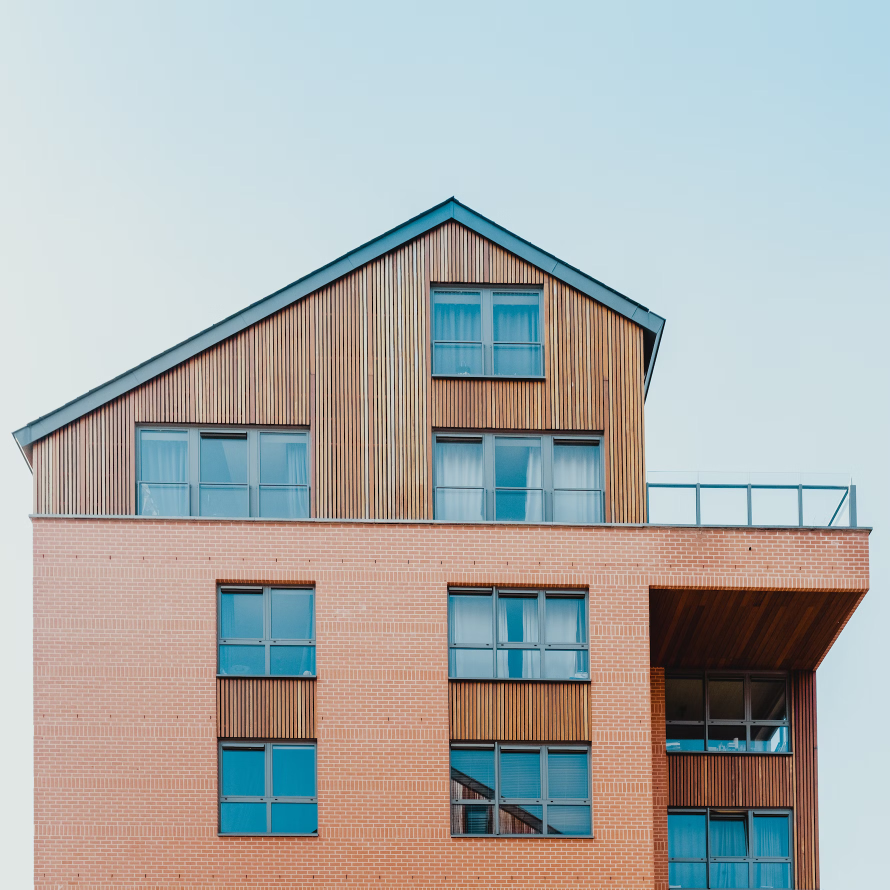
%> input picture b1.jpg, 1780 x 1780 px (shown at 1/2 size)
$ octave segmentation.m   (GNU Octave 9; MATLAB toolbox functions it lacks are replaced by stand-ins)
%> lines starting %> are read from the running program, lines starting %| are printed output that depends on the picture; in (x1, y1, x2, y2) boxes, pixels count from 0 and x2, y2 are one past the last pixel; in counts of white or black regions, pixels touching at a corner belong together; the program's own positions count from 1
clc;clear;

im = imread("b1.jpg");
%> im is the input picture: size 1780x1780x3 uint8; mean R, G, B 171.4, 173.8, 172.6
info = imfinfo('b1.jpg');


%figure
Im=rgb2gray(im);
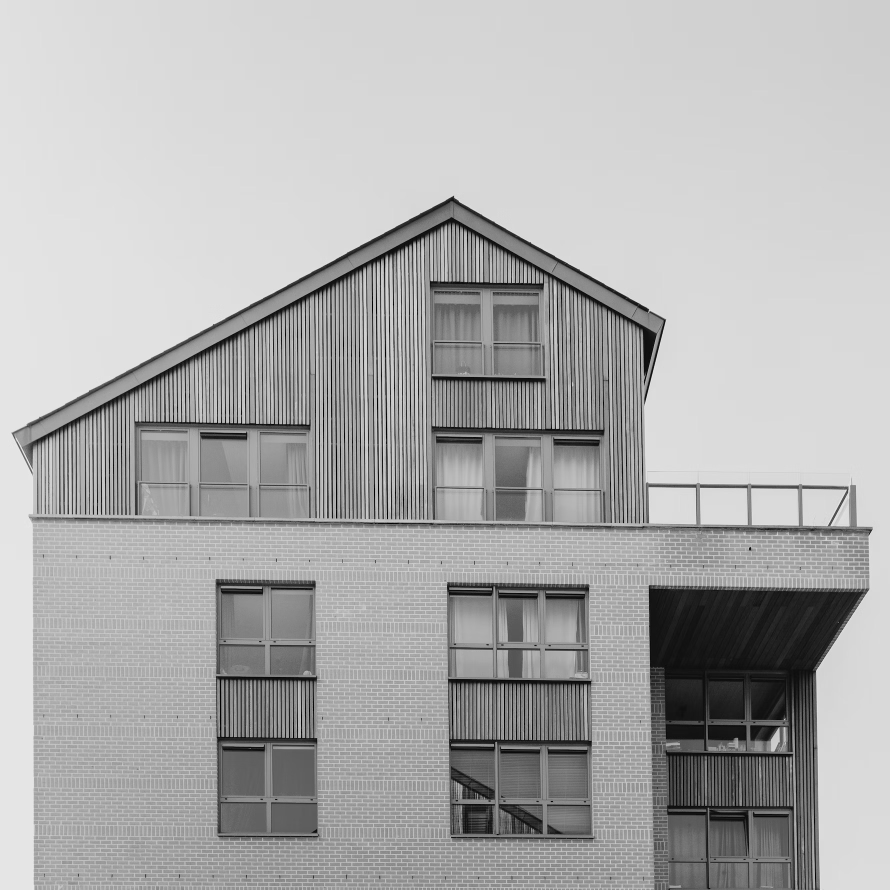
%> Im: size 1780x1780 uint8 (shown at 1/2 size); min 0, max 243, mean 172.9
%imshow(Im)

%figure
Im=imadjust(Im,[0.7 0.8]);
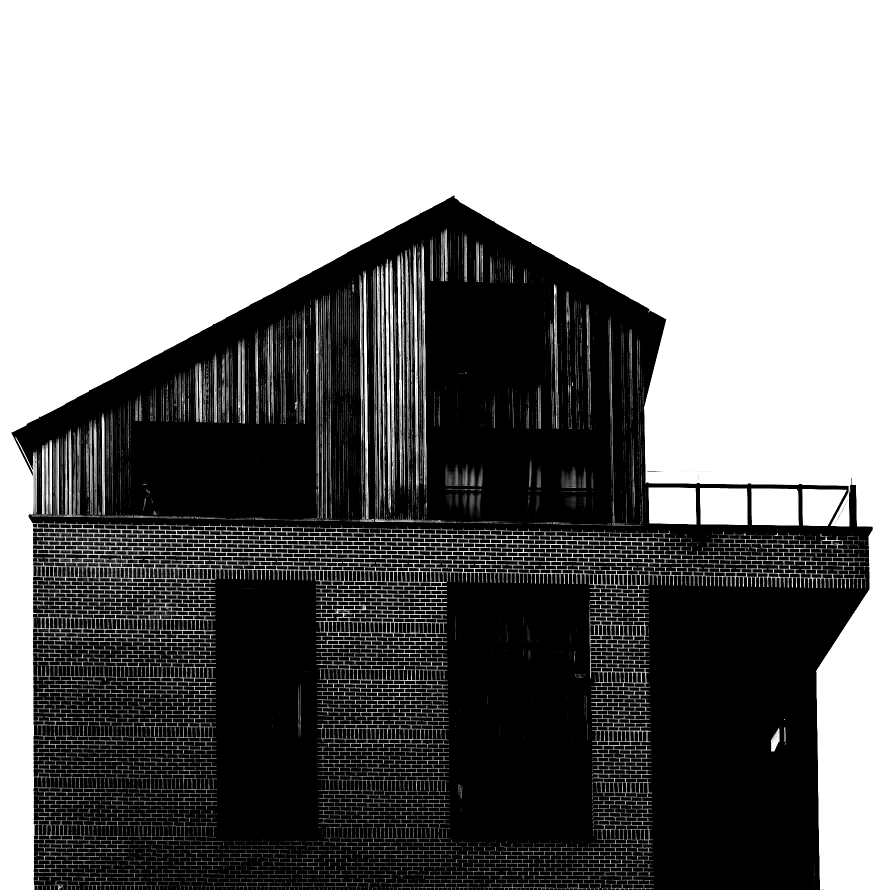
%> Im: size 1780x1780 uint8 (shown at 1/2 size); min 0, max 255, mean 127.4
%imshow(Im)

BW = imbinarize(Im);
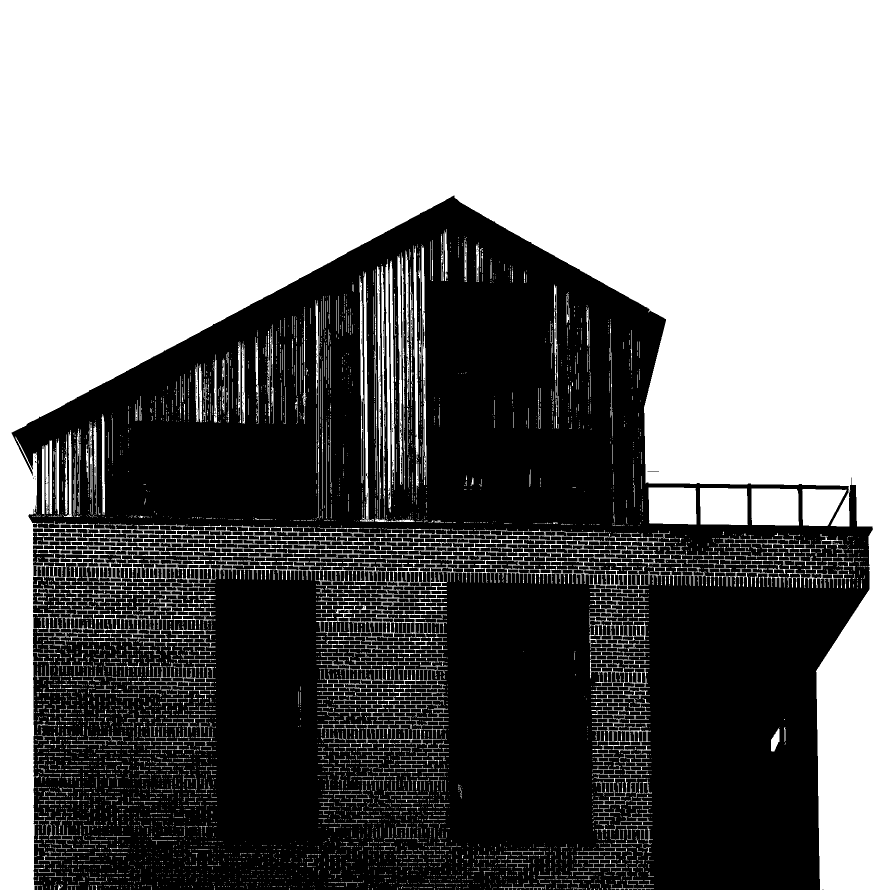
%> BW: size 1780x1780 logical (shown at 1/2 size); 49.6% white; 7493 white regions (6985 under 20 px), largest, box (x1, y1, x2, y2) and area: (0, 0, 1780, 1780) 1462747, (1400, 976, 1496, 1050) 6881, (1297, 975, 1393, 1049) 6864
% [16 lines of commented-out code are left out]

boundary = B{1};

%
plot(boundary(:,2), boundary(:,1), 'b', 'LineWidth', 2)

%}

BW1 = edge(Im,'Canny');
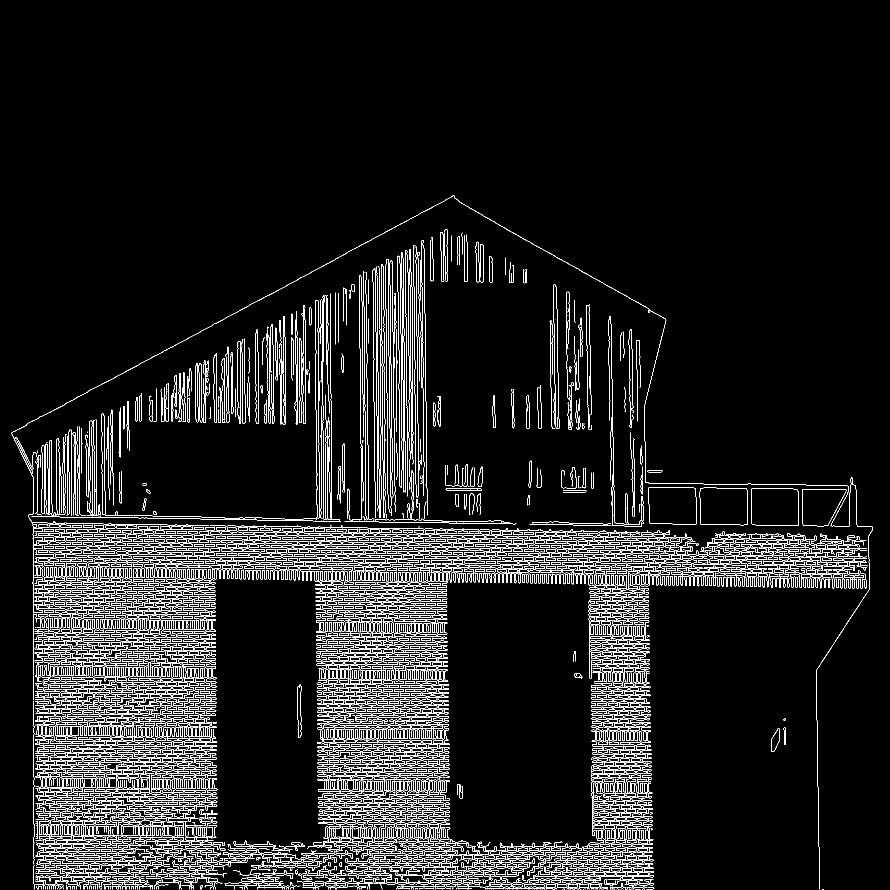
%> BW1: size 1780x1780 logical (shown at 1/2 size); 7.3% white in thin lines or dots, all inside (x1, y1, x2, y2) = (23, 391, 1746, 1779)
imshow(BW1)

[row,column]=find(BW1);
%> row = 230102 values from 392 to 1779; column = 230102 values from 24 to 1746
val=[row column];

height=1780-min(val(:,1))
%> height = 1388

width=max(val(:,2))-min(val(:,2))
%> width = 1722

$ run again, with 14885350686496464.jpg copied over b1.jpg
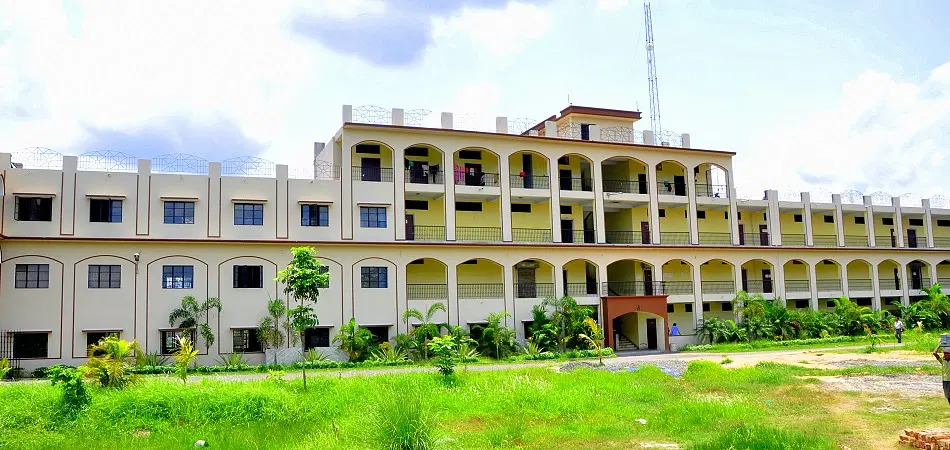
%> input picture 14885350686496464.jpg, 950 x 450 px
%> im is the input picture: size 450x950x3 uint8; mean R, G, B 170.8, 184.7, 145.3
%> `BW = imbinarize(Im);`:
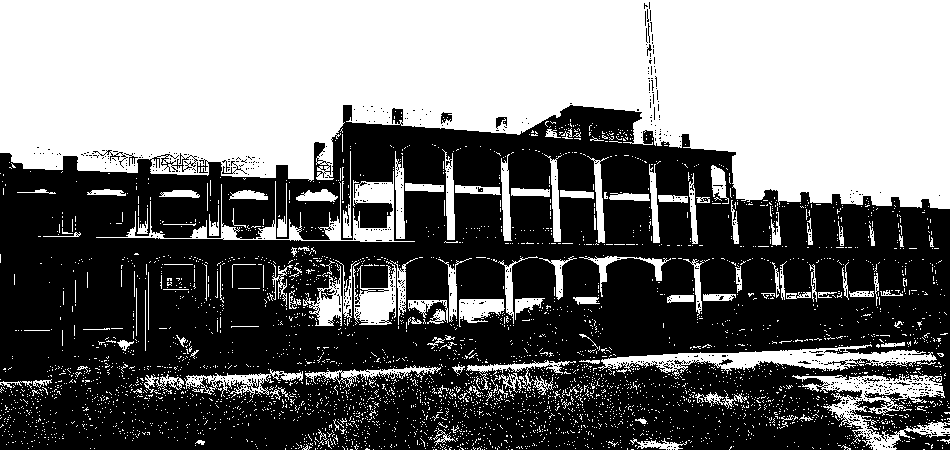
%> BW: size 450x950 logical; 45% white; 3833 white regions (3691 under 20 px), largest, box (x1, y1, x2, y2) and area: (0, 0, 950, 209) 150181, (598, 344, 937, 376) 4088, (792, 374, 950, 450) 3792
%> `BW1 = edge(Im,'Canny');`:
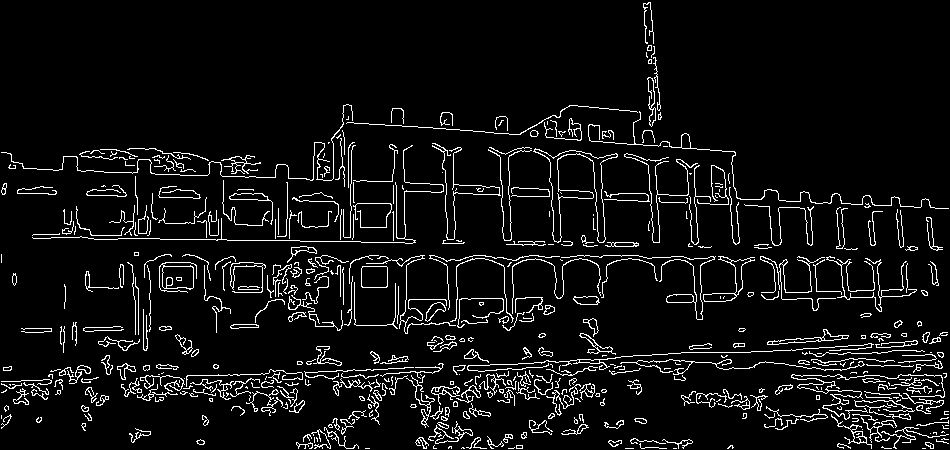
%> BW1: size 450x950 logical; 6.5% white in thin lines or dots
%> row = 27996 values from 3 to 449; column = 27996 values from 2 to 949
%> height = 1777
%> width = 947

$ run again, with WhatsApp Image 2023-10-11 at 15.59.42.jpeg copied over b1.jpg
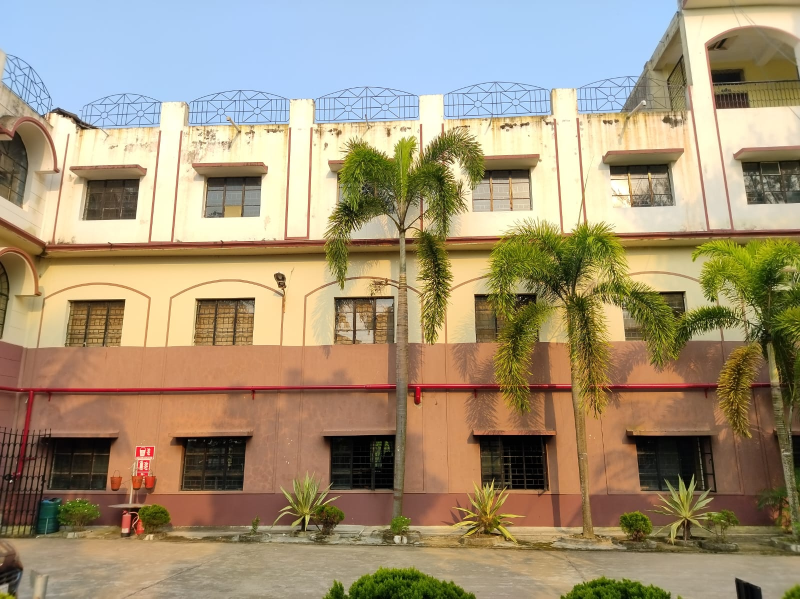
%> input picture WhatsApp Image 2023-10-11 at 15.59.42.jpeg, 1600 x 1197 px (shown at 1/2 size)
%> im is the input picture: size 1197x1600x3 uint8; mean R, G, B 161.9, 146.7, 119.9
%> `BW = imbinarize(Im);`:
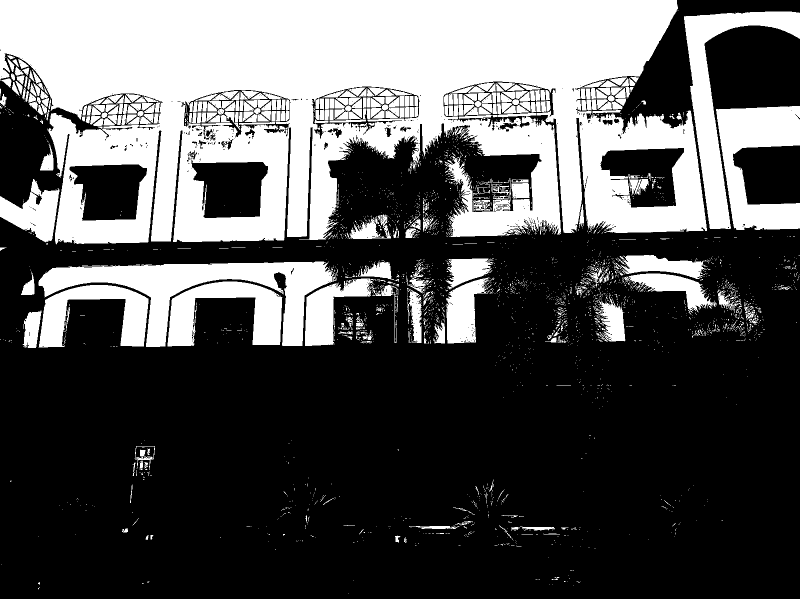
%> BW: size 1197x1600 logical (shown at 1/2 size); 34% white; 3110 white regions (2708 under 20 px), largest, box (x1, y1, x2, y2) and area: (0, 0, 1414, 489) 432316, (77, 523, 673, 694) 33828, (1368, 23, 1600, 458) 23737
%> `BW1 = edge(Im,'Canny');`:
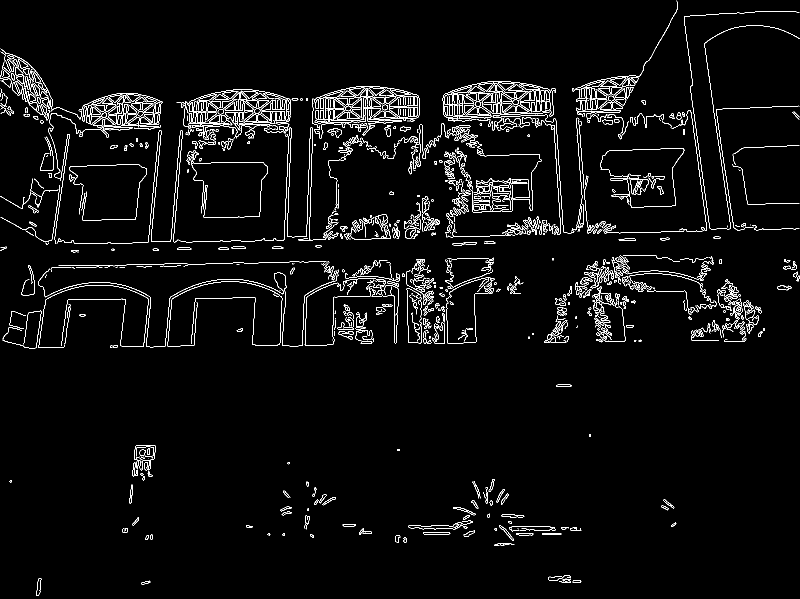
%> BW1: size 1197x1600 logical (shown at 1/2 size); 3.4% white in thin lines or dots
%> row = 64330 values from 2 to 1192; column = 64330 values from 2 to 1599
%> height = 1778
%> width = 1597
